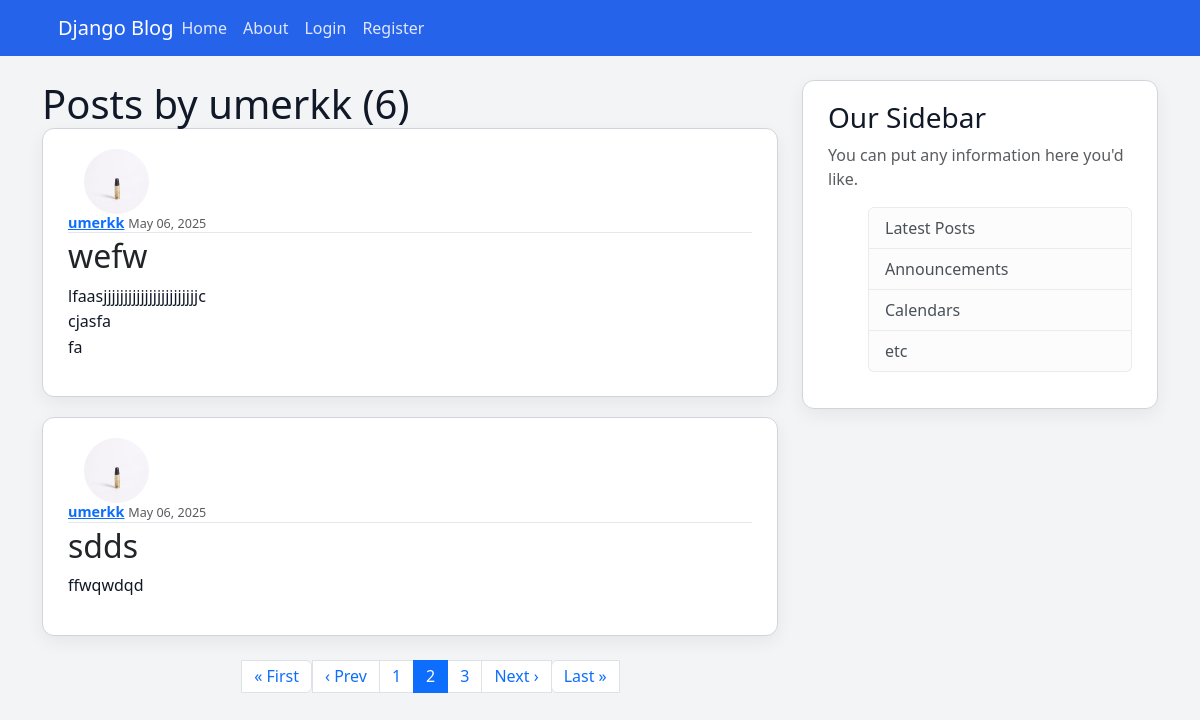
Screenshot of /blog/user/umerkk?page=2 with the database file from the repository.
### blog/models.py (models this page shows, shortened)
class Post(models.Model):
    title=models.CharField(max_length=100)
    content=models.TextField()
    date_posted=models.DateTimeField(default=timezone.now)
    author=models.ForeignKey(User, on_delete=models.CASCADE)

### users/models.py (models this page shows, shortened)
class Profile(models.Model):
    user= models.OneToOneField(User, on_delete=models.CASCADE)
    image= models.ImageField(default='default.jpg', upload_to='profile_pics')

### blog/views.py (the view)
# urls.py: path('user/<str:username>', UserPostListView.as_view(), name='user-post'),
class UserPostListView(ListView):
    model= Post
    template_name= 'blog/user_posts.html'
    context_object_name= 'posts'
    paginate_by= 2
    def get_queryset(self):
        user= get_object_or_404(User, username=self.kwargs.get('username'))
        return Post.objects.filter(author=user).order_by('-date_posted')

### blog/templates/blog/user_posts.html
{% extends "blog/base.html" %}
{% block abs %}
  <h1> Posts by {{ view.kwargs.username }} ({{page_obj.paginator.count}})
  {% for post in posts %}
    <article class="media content-section">
      <img class="rounded-circle article-img me-3" src="{{ post.author.profile.image.url }}">
      <div class="media-body">
        <div class="article-metadata">
          <a class="mr-2 fw-bold" href="{% url 'user-post' post.author.username%}">{{ post.author }}</a>
          <small class="text-muted">{{ post.date_posted|date:"F d, Y" }}</small>
        </div>
        <h2>
          <a class="article-title text-dark text-decoration-none" href="{% url 'post-detail' post.id %}">
            {{ post.title }}
          </a>
        </h2>
        <p class="article-content">{{ post.content }}</p>
      </div>
    </article>
  {% endfor %}
  {% if is_paginated %}
    <nav aria-label="Page navigation">
      <ul class="pagination justify-content-center mt-4">
        {% if page_obj.has_previous %}
          <li class="page-item">
            <a class="page-link" href="?page=1">&laquo; First</a>
          </li>
          <li class="page-item">
            <a class="page-link" href="?page={{ page_obj.previous_page_number }}">‹ Prev</a>
          </li>
        {% endif %}
        {% for num in page_obj.paginator.page_range %}
          {% if num > page_obj.number|add:'-3' and num < page_obj.number|add:'3' %}
            {% if page_obj.number == num %}
              <li class="page-item active" aria-current="page">
                <span class="page-link">{{ num }}</span>
              </li>
            {% else %}
              <li class="page-item">
                <a class="page-link" href="?page={{ num }}">{{ num }}</a>
              </li>
            {% endif %}
          {% endif %}
        {% endfor %}
        {% if page_obj.has_next %}
          <li class="page-item">
            <a class="page-link" href="?page={{ page_obj.next_page_number }}">Next ›</a>
          </li>
          <li class="page-item">
            <a class="page-link" href="?page={{ page_obj.paginator.num_pages }}">Last &raquo;</a>
          </li>
        {% endif %}
      </ul>
    </nav>
  {% endif %}
{% endblock abs %}

### blog/static/blog/main.css (style rules this page uses)
body { background: #f3f4f6; color: #1f2937; margin-top: 5rem; font-family: 'Segoe UI', sans-serif; }
h1, h2, h3, h4, h5, h6 { color: #111827; }
.content-section { background: #ffffff; padding: 20px 25px; border: 1px solid #d1d5db; border-radius: 12px; margin-bottom: 20px; box-shadow: 0 6px 18px rgba(0, 0, 0, 0.06); }
.article-title { color: #1e40af; font-weight: 500; }
.article-content { white-space: pre-line; font-size: 1rem; line-height: 1.6; }
.article-img { height: 65px; width: 65px; margin-right: 16px; border-radius: 8px; }
.article-metadata { padding-bottom: 1px; margin-bottom: 4px; border-bottom: 1px solid #e5e7eb; font-size: 0.9rem; color: #6b7280; }

### rows the page displays
Post: author.profile.image (picture), author "umerkk", date_posted "May 06, 2025", title "wefw", content "lfaasjjjjjjjjjjjjjjjjjjjjjjjc cjasfa fa"
Post: author.profile.image (picture), author "umerkk", date_posted "May 06, 2025", title "sdds", content "ffwqwdqd"

### other values shown
{{ view.kwargs.username }} "umerkk"
{{ page_obj.paginator.count }} "6"
{{ num }} "1" "3"
{{ num }} "2"
